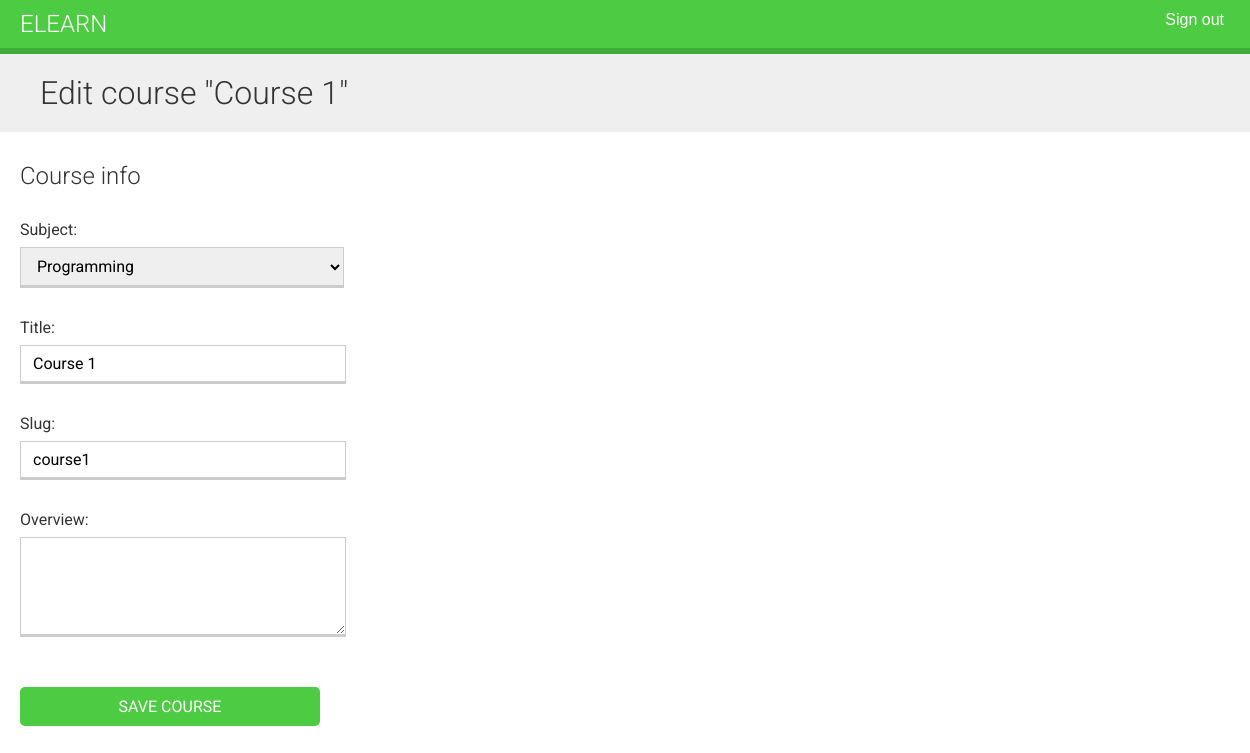
Before: /course/1/edit/ (signed in) with the older database file.
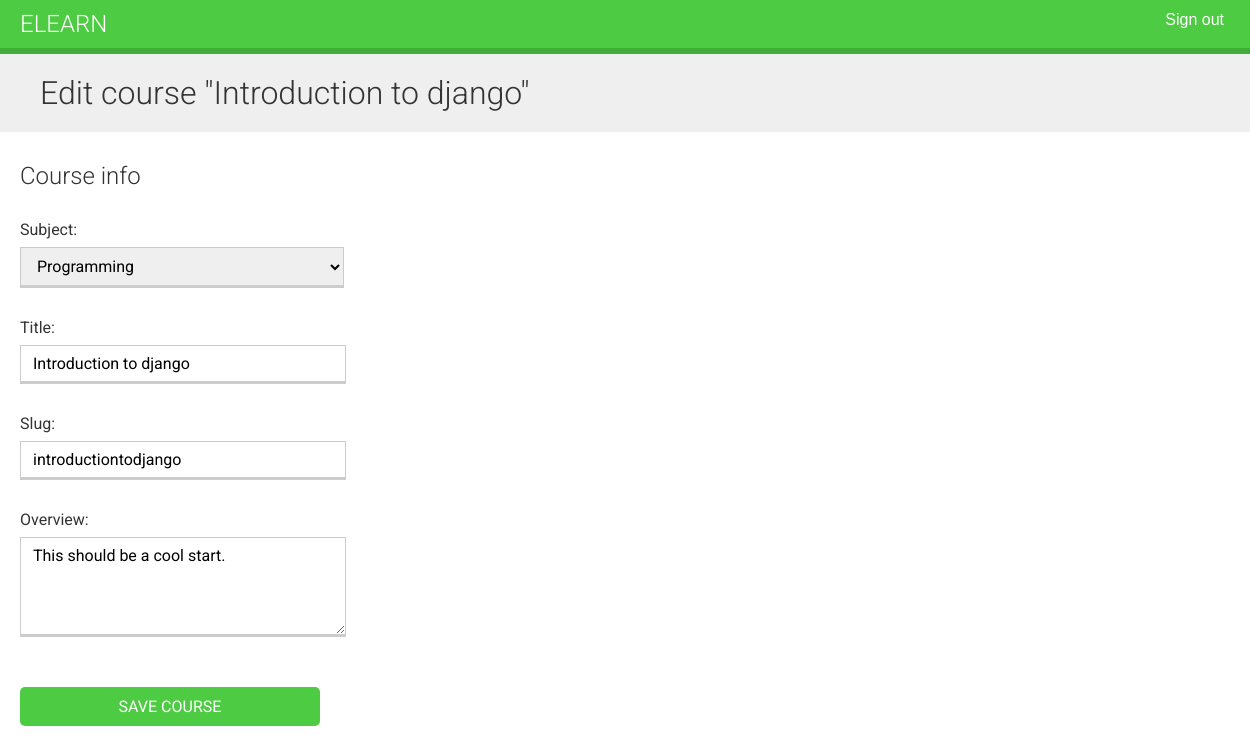
After: the same page with the newer database file.
### courses/models.py (models this page shows, shortened)
class Course(models.Model):
    owner = models.ForeignKey(
        User,
        related_name = 'courses_created',
        on_delete = models.CASCADE
    )
    subject = models.ForeignKey(
        Subject,
        related_name = 'courses',
        on_delete = models.CASCADE
    )
    title = models.CharField(max_length = 200)
    slug = models.CharField(max_length = 200, unique = True)
    overview = models.TextField()
    created = models.DateTimeField(auto_now_add = True)
    students = models.ManyToManyField(
        User,
        related_name = 'courses_joined',
        blank = True
    )
    class Meta:
        ordering = ['created']

class Subject(models.Model):
    title = models.CharField(max_length = 200)
    slug = models.SlugField(max_length = 200, unique = True)
    class Meta:
        ordering = ['title']
    def __str__(self):
        return self.title

### courses/views.py (the view)
class CourseUpdateView(OwnerCourseEditMixin, UpdateView):
    permission_required = 'courses.change_course'

### courses/views.py (called while the page is built)
    def get_queryset(self):
        qs = super().get_queryset()
        return qs.filter(owner = self.request.user)

### courses/templates/courses/manage/course/form.html (shortened to what this page needs)
{% extends 'base.html' %}
{% block content %}
    <h1>
        {% if object %}
            Edit course "{{ object.title }}"
            {% else %}
            Create a new course
        {% endif %}
    </h1>
    <div class="module">
        <h2>Course info</h2>
        <form method="post">
            {{ form.as_p }}
            <p><input type="submit" value="Save course"></p>
        </form>
    </div>
{% endblock content %}

Changed rows visible on the page:
changed Course "Programming": title "Course 1" → "Introduction to django"; slug "course1" → "introductiontodjango"; overview (not shown) → "This should be a cool start."
changed through a linked row, Subject: title "Course 1" → "Introduction to django"
